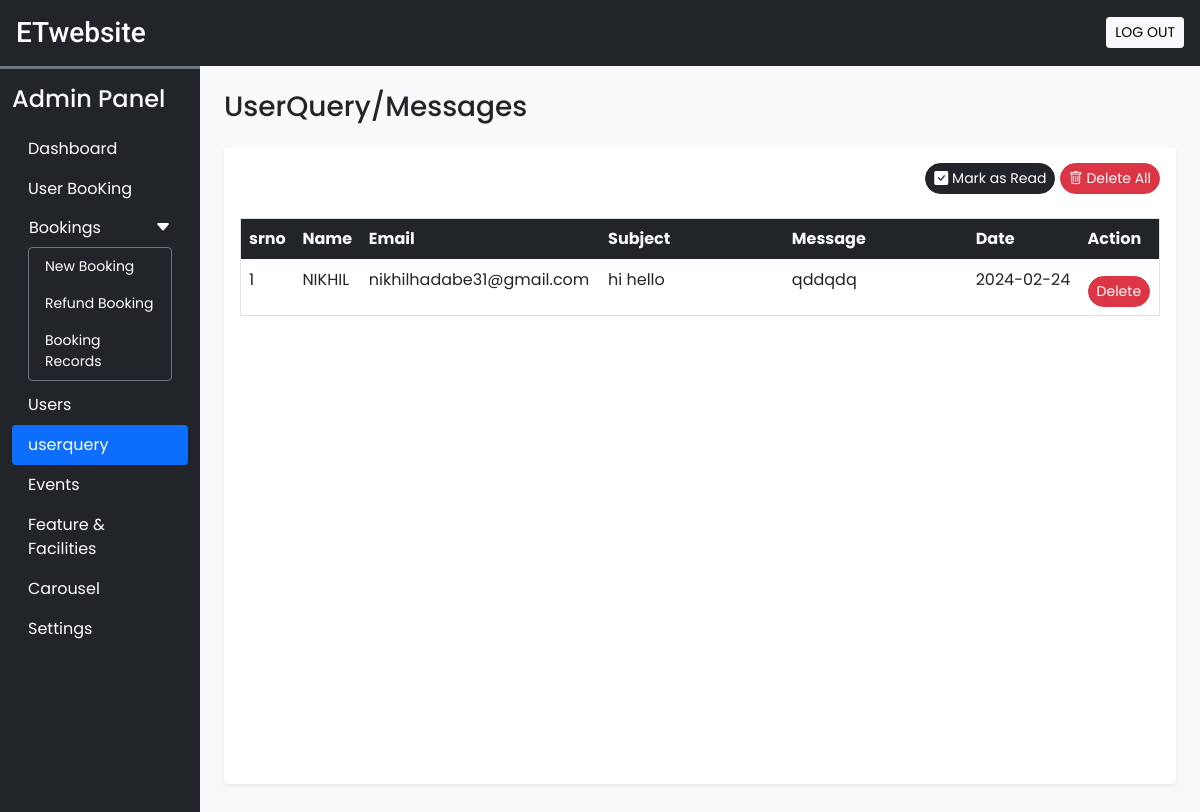
Screenshot of /admin/userquery.php (signed in) with the database file from the repository.
### tables this page shows
CREATE TABLE `userquery` (
  `srno` int(11) NOT NULL,
  `name` varchar(50) NOT NULL,
  `email` varchar(150) NOT NULL,
  `subject` varchar(200) NOT NULL,
  `message` varchar(500) NOT NULL,
  `date` date NOT NULL DEFAULT current_timestamp(),
  `seen` tinyint(4) NOT NULL DEFAULT 0
);

### admin/userquery.php (the view, shortened to what this page needs)
<!DOCTYPE html>
<html lang="en">
<head>
    <?php require('inc/links.php') ?>
</head>
<body class="bg-light">
    <?php require('inc/header.php') ?>
    <div class="container-fluid" id="main-content">
        <div class="row">
            <div class="col-lg-10 ms-auto p-4 overflow-hidden">
                <h3 class="mb-4">UserQuery/Messages</h3>
                <div class="card border-0 shadow-sm mb-4">
                    <div class="card-body">
                        <div class="text-end mb-4">
                            <a href="?seen=all" class="btn btn-dark rounded-pill shadow-none btn-sm">
                                <i class="bi bi-check-square-fill"></i> Mark as Read</a>
                            <a href="?del=all" class="btn btn-danger rounded-pill shadow-none btn-sm">
                                <i class="bi bi-trash"></i> Delete All</a>
                        </div>
                        <div class="table-responsive-md" style="height:550px; overflow-y:scroll">
                            <table class="table table-hover border">
                                <thead class="">
                                    <tr class="bg-dark text-light">
                                        <th scope="col">srno</th>
                                        <th scope="col">Name</th>
                                        <th scope="col">Email</th>
                                        <th scope="col" width="20%">Subject</th>
                                        <th scope="col" width="20%">Message</th>
                                        <th scope="col">Date</th>
                                        <th scope="col">Action</th>
                                    </tr>
                                </thead>
                                <tbody>
                                    <?php
                                    $q = "SELECT * FROM userquery ORDER BY srno DESC";
                                    $data = mysqli_query($con, $q);
                                    $i = 1;
                                    while ($row = mysqli_fetch_assoc($data)) {
                                        $seen = '';
                                        $seen.= "<a href='?del=$row[srno]' class='btn btn-sm rounded-pill btn-danger mt-2'>Delete</a>";
                                        echo "<tr>
                                                <td>$i</td>
                                                <td>{$row['name']}</td>
                                                <td>{$row['email']}</td>
                                                <td>{$row['subject']}</td>
                                                <td>{$row['message']}</td>
                                                <td>{$row['date']}</td>
                                                <td>$seen</td>
                                            </tr>";
                                        $i++;
                                    }
                                    ?>
                                </tbody>
                            </table>
                        </div>
                    </div>
                </div>
            </div>
        </div>
    </div>
</body>
</html>

### admin/css/common.css (style rules this page uses)
:root { --teal: #2ec1ac; --teal_hover:#279e8c; }
* { font-family: 'Poppins', sans-serif; }

### rows the page displays
userquery: name "NIKHIL", email "nikhilhadabe31@gmail.com", subject "hi hello", message "qddqdq", date "2024-02-24"
